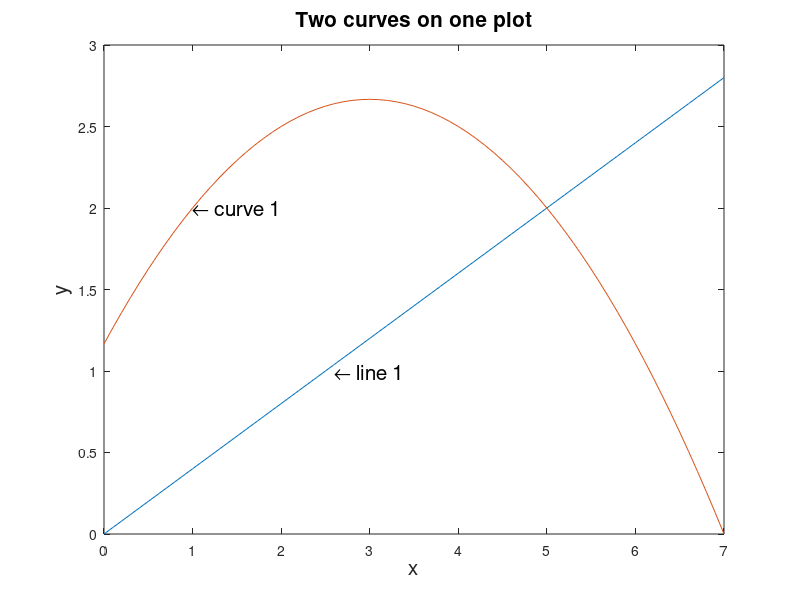

Reproduce this figure in MATLAB.
% Program 1c - Two curves on one graph.
% Chapter 1 - A Tutorial Introduction to MATLAB and the Symbolic Math Package.
% Copyright Birkhaser 2014. Stephen Lynch.

% Tex symbols can be plotted within a figure window.
clear all
fsize=15;
x=0:.1:7;
figure;
plot(x,2*x./5,x,-x.^2/6+x+7/6)
text(1,2,'\leftarrow curve 1','Fontsize',fsize)
text(2.6,1,'\leftarrow line 1','Fontsize',fsize)
xlabel('x','Fontsize',fsize);
ylabel('y','Fontsize',fsize)
title('Two curves on one plot','Fontsize',fsize)

% End of Program 1c.